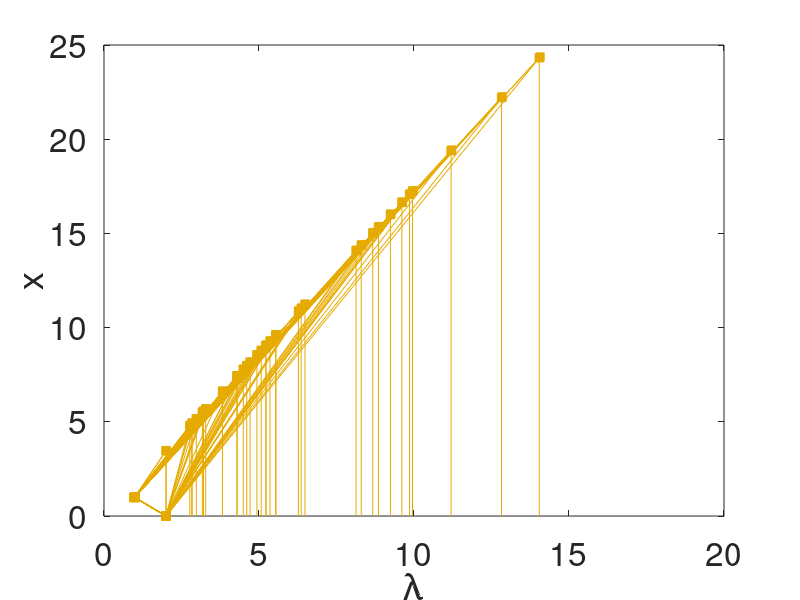
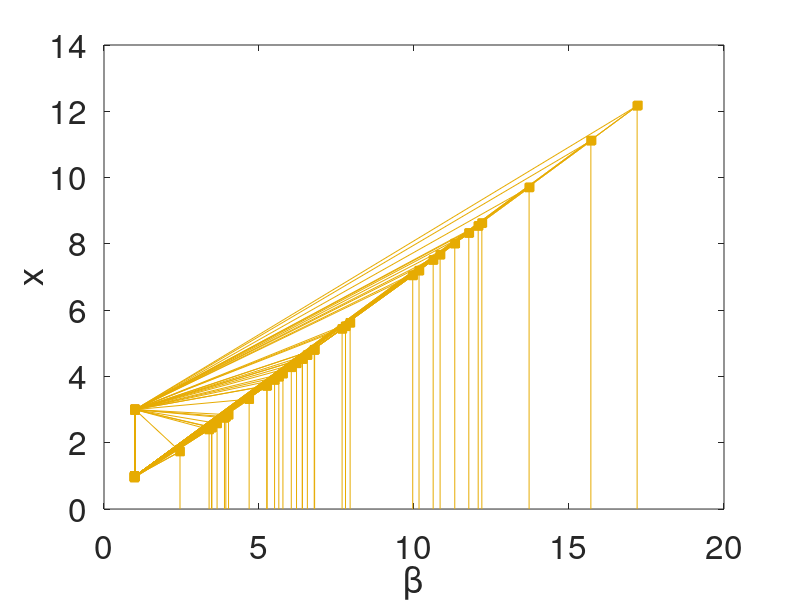

Reproduce these figures in MATLAB, in order.
function plot_power_IEEE57
clear
clc


%% IEEE 57
load bus57
[m,n] = size(bus57);
num = 10;simsize = 6;
color_net3 = [230,171,2]/255;
figure1 = figure('color',[1 1 1]);
axes1 = axes('Parent',figure1,'FontSize',24);%,'XScale','log'
hold(axes1,'all');
for i = 1:m
    for j = 1:n
        e10 =bus57{i,j};e10 = abs(e10');
        plot(e10(:,3),e10(:,1),'-s','Color',color_net3,'Linewidth',0.01,'MarkerSize',simsize,'MarkerFaceColor',color_net3,'MarkerEdgeColor',color_net3);hold on;
        plot([e10(end,3),e10(end,3)],[e10(end,1),0],'-','Color',color_net3)
    end
end
box on
xlabel('\lambda')
ylabel('x')

%% beta space

figure1 = figure('color',[1 1 1]);
axes1 = axes('Parent',figure1,'FontSize',24);%,'XScale','log'
hold(axes1,'all');
for i = 1:m
    for j = 1:n
        e10 =bus57{i,j};e10 = abs(e10');
        plot(e10(:,2),e10(:,4),'-s','Color',color_net3,'Linewidth',0.01,'MarkerSize',simsize,'MarkerFaceColor',color_net3,'MarkerEdgeColor',color_net3);hold on;
        plot([e10(end,2),e10(end,2)],[e10(end,4),0],'-','Color',color_net3)
    end
end
box on
xlabel('\beta')
ylabel('x')

